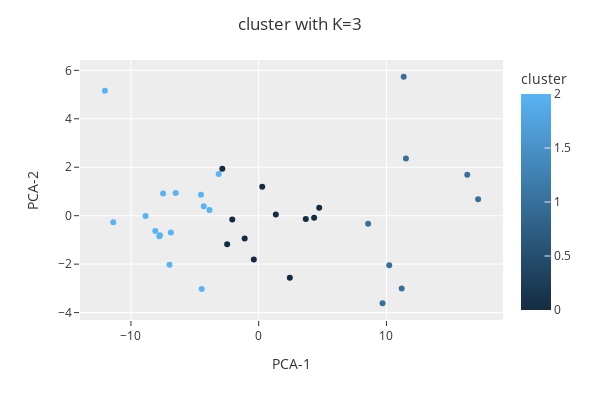

The code cell stored with this chart in its notebook:
### Code cell
pca_drop = df.drop(columns=df[['provinsi', 'cluster']], axis=1)

pca = PCA(n_components=2)
pca_col = pca.fit_transform(pca_drop)

viz_df_3 = pd.DataFrame(data=pca_col, columns=['PCA-1', 'PCA-2'])
viz_df_3['cluster'] = df['cluster']

fig = px.scatter(viz_df_3, 
                 x='PCA-1', 
                 y='PCA-2',
                 color='cluster',
                 template='ggplot2')

fig.update_layout(title= 'cluster with K=3',
                  
                  width= 600,
                  height= 400)

fig.show()

### Figure 1 — Plotly figure (JSON) as saved in the notebook; plotly's stock layout.template omitted (floating-point values rounded to 4 significant figures)
{"data": [{"hovertemplate": "PCA-1=%{x}<br>PCA-2=%{y}<br>cluster=%{marker.color}<extra></extra>", "legendgroup": "", "marker": {"color": [1, 0, 0, 0, 2, 0, 2, 0, 2, 1, 1, 1, 0, 2, 2, 1, 2, 2, 2, 0, 2, 2, 1, 0, 1, 2, 0, 2, 2, 2, 1, 0, 0, 2], "coloraxis": "coloraxis", "symbol": "circle"}, "mode": "markers", "name": "", "orientation": "v", "showlegend": false, "type": "scatter", "x": [9.697, 4.336, 4.736, 2.436, -4.517, -2.069, -8.092, -2.47, -4.3, 11.35, 11.52, 16.32, 0.2748, -7.483, -3.132, 17.17, -12.04, -4.461, -8.853, -2.849, -6.497, -3.85, 10.22, -0.3809, 8.563, -7.779, 1.341, -6.874, -6.983, -11.38, 11.19, -1.099, 3.686, -7.735], "xaxis": "x", "y": [-3.614, -0.08758, 0.3304, -2.566, 0.8629, -0.1546, -0.6358, -1.176, 0.3859, 5.735, 2.361, 1.686, 1.191, 0.9193, 1.725, 0.6834, 5.153, -3.027, -0.00907, 1.935, 0.9399, 0.2328, -2.049, -1.81, -0.3326, -0.845, 0.0502, -0.6934, -2.024, -0.2713, -3.005, -0.9409, -0.1404, -0.8092], "yaxis": "y"}], "layout": {"coloraxis": {"colorbar": {"title": {"text": "cluster"}}, "colorscale": [[0, "rgb(20,44,66)"], [1, "rgb(90,179,244)"]]}, "height": 400, "legend": {"tracegroupgap": 0}, "margin": {"t": 60}, "title": {"text": "cluster with K=3"}, "width": 600, "xaxis": {"anchor": "y", "domain": [0, 1], "title": {"text": "PCA-1"}}, "yaxis": {"anchor": "x", "domain": [0, 1], "title": {"text": "PCA-2"}}}}
